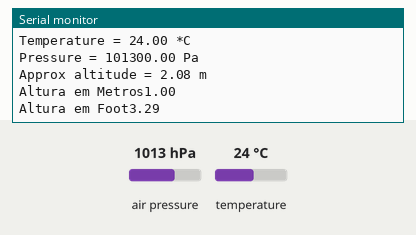
A sketch run on a simulated Arduino Uno, built with avr-gcc and run on an emulated ATmega328P. Parts: the last lines printed to the serial monitor. The test bench sets the inputs (shaded band); at power-on: air pressure 1013 hPa, temperature 24 °C.

Above: at 1.2 s.
1.3 s: air pressure set to 952 hPa
At 3.3 s:
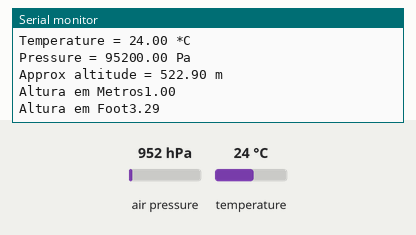
3.6 s: temperature set to 12 °C
5.9 s: air pressure set to 975 hPa
At 7.0 s:
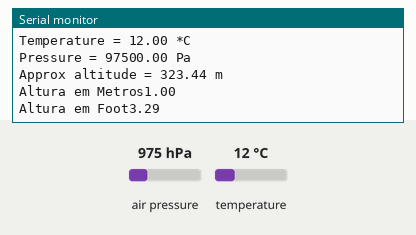
Timing chart, 0 to 8.9 s (numbered marks = the images above; inputs shaded):
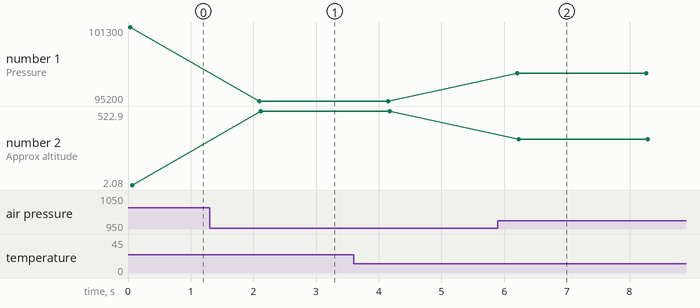

The sketch:

Altitude_e_altura_com_bmp_280.ino
```cpp
#include <Wire.h>
#include <SPI.h>
#include <Adafruit_BMP280.h>

#define BMP_SCK  (13)
#define BMP_MISO (12)
#define BMP_MOSI (11)
#define BMP_CS   (10)

float Altura ;
float Altitude ;
float Resultado ;
float Resultado2 ;

Adafruit_BMP280 bmp; // I2C
//Adafruit_BMP280 bmp(BMP_CS); // hardware SPI
//Adafruit_BMP280 bmp(BMP_CS, BMP_MOSI, BMP_MISO,  BMP_SCK);

void setup() {
  Serial.begin(9600);
  while ( !Serial ) delay(100);   // wait for native usb
  Serial.println(F("BMP280 test"));
  unsigned status;
  //status = bmp.begin(BMP280_ADDRESS_ALT, BMP280_CHIPID);
  status = bmp.begin();
  if (!status) {
    Serial.println(F("Não foi possível encontrar um sensor BMP280 válido,"
                      "verifique a fiação ou tente um endereço diferente!"));

    Serial.print("SensorID was: 0x"); Serial.println(bmp.sensorID(),16);
    Serial.print("        ID of 0xFF probably means a bad address, a BMP 180 or BMP 085\n");
    Serial.print("   ID of 0x56-0x58 represents a BMP 280,\n");
    Serial.print("        ID of 0x60 represents a BME 280.\n");
    Serial.print("        ID of 0x61 represents a BME 680.\n");
    while (1) delay(10);
}


  /* Default settings from datasheet. */
  bmp.setSampling(Adafruit_BMP280::MODE_NORMAL,     /* Operating Mode. */
                  Adafruit_BMP280::SAMPLING_X2,     /* Temp. oversampling */
                  Adafruit_BMP280::SAMPLING_X16,    /* Pressure oversampling */
                  Adafruit_BMP280::FILTER_X16,      /* Filtering. */
                  Adafruit_BMP280::STANDBY_MS_500); /* Standby time. */


  float Altura =  0 ;
  float Altitude = bmp.readAltitude(1013.25);
  Resultado  =  Altitude /1000 + 1 ;
  Resultado2 =  Resultado * 3.28084 ;

  }


void loop() {


    Serial.print(F("Temperature = "));
    Serial.print(bmp.readTemperature());
    Serial.println(" *C");

    Serial.print(F("Pressure = "));
    Serial.print(bmp.readPressure());
    Serial.println(" Pa");

    Serial.print(F("Approx altitude = "));
    Serial.print(bmp.readAltitude(1013.25)); /* Adjusted to local forecast! */
    Serial.println(" m");

    Serial.print("Altura em Metros");
    Serial.println(Resultado);

    Serial.print("Altura em Foot");
    Serial.println(Resultado2);


    Serial.println();
    delay(2000);


}
```

Measured:
- after the input at 1.3 s, the serial monitor: prints a new line after 0.79 s (image 1)
- after the input at 5.9 s, the serial monitor: prints a new line after 0.31 s (image 2)
- plotted number 1: 101300 → 95200 after the input at 1.3 s, 95200 → 97500 after the input at 5.9 s
- plotted number 2: 2.08 → 522.9 after the input at 1.3 s, 522.9 → 323.44 after the input at 5.9 s
